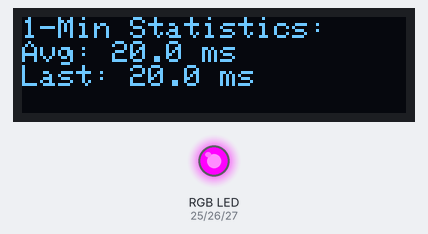
The sketch below on a simulated ESP32. Shown: 128×32 one-colour display, an RGB LED mixed from three pins (HIGH = lit). WiFi joins after 1.5 s; servers stay silent unless stated; the local clock reads 2024-03-15 10:24:30 at power-on unless the sketch sets it; what the sketch prints to the serial monitor is not drawn.

Above: at 3.6 s.
At 9.7 s:
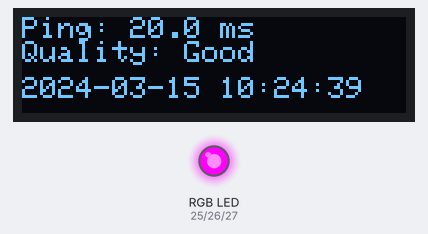
At 15.8 s:
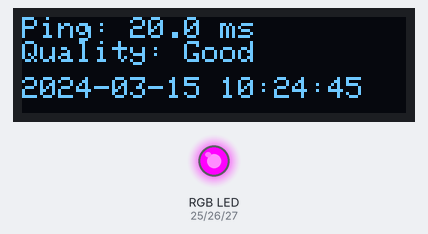
At 20.8 s:
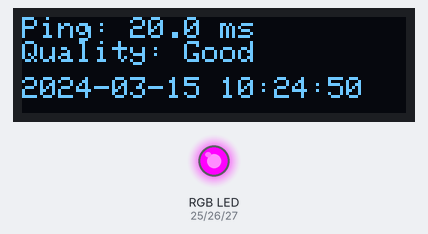
At 27.9 s:
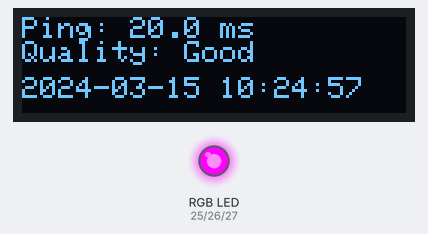
At 36.0 s:
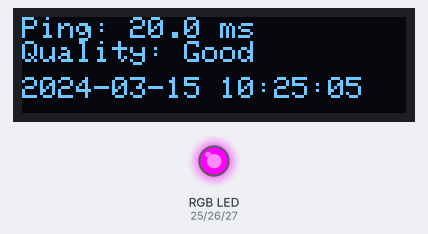

The sketch:

PING_INTERVAL.ino
```cpp
#include <Wire.h>
#include <Adafruit_GFX.h>
#include <Adafruit_SSD1306.h>
#include <ESP32Ping.h>
#include <WiFi.h>
#include <time.h>

#define SCREEN_WIDTH 128
#define SCREEN_HEIGHT 32
#define OLED_RESET -1
#define SCREEN_ADDRESS 0x3C

// กำหนดพินสำหรับ RGB LED
#define RED_PIN 25
#define GREEN_PIN 26
#define BLUE_PIN 27

Adafruit_SSD1306 display(SCREEN_WIDTH, SCREEN_HEIGHT, &Wire, OLED_RESET);

const char* ssid = "101-IOT";
const char* password = "10101010";
const char* remote_host = "1.1.1.1";
const char* ntpServer = "pool.ntp.org";
const long gmtOffset_sec = 25200;  // GMT+7
const int daylightOffset_sec = 0;

// ตัวแปรสำหรับเก็บค่า ping และคุณภาพ
float lastPingTime = 0;
String lastQuality = "";
unsigned long lastPingCheck = 0;
const unsigned long PING_INTERVAL = 5000; // 5 วินาที

// ตัวแปรสำหรับคำนวณค่าเฉลี่ย
const int MAX_SAMPLES = 12;  // จำนวนตัวอย่างใน 1 นาที (12 ครั้ง จาก ping ทุก 5 วินาที)
float pingSamples[MAX_SAMPLES];
int sampleIndex = 0;
float avgPingTime = 0;

// ตัวแปรสำหรับสลับหน้าจอ
bool showStats = false;
unsigned long screenToggleTime = 0;
const unsigned long SCREEN_TOGGLE_INTERVAL = 3000; // สลับหน้าจอทุก 3 วินาที

String getLocalDateTime()
{
  struct tm timeinfo;
  char dateTimeStringBuff[50];

  if(!getLocalTime(&timeinfo)){
    return "Failed to get time";
  }

  strftime(dateTimeStringBuff, sizeof(dateTimeStringBuff), "%Y-%m-%d %H:%M:%S", &timeinfo);
  return String(dateTimeStringBuff);
}

void updateLED() {
  // ปิดไฟ LED ทั้งหมดก่อน
  digitalWrite(RED_PIN, HIGH);
  digitalWrite(GREEN_PIN, HIGH);
  digitalWrite(BLUE_PIN, HIGH);

  if (lastPingTime < 35) {
    digitalWrite(GREEN_PIN, LOW);  // สีเขียว เมื่อ ping < 50ms
  } else if (lastPingTime > 200) {
    digitalWrite(RED_PIN, LOW);    // สีแดง เมื่อ ping > 200ms
  }
}

void updatePingAverage() {
  float sum = 0;
  int validSamples = 0;

  for(int i = 0; i < MAX_SAMPLES; i++) {
    if(pingSamples[i] > 0) {
      sum += pingSamples[i];
      validSamples++;
    }
  }

  if(validSamples > 0) {
    avgPingTime = sum / validSamples;
  } else {
    avgPingTime = 0;
  }
}

void displayDateTime() {
  display.clearDisplay();
  display.setCursor(0,0);
  display.println("Ping: " + String(lastPingTime, 1) + " ms");
  display.println("Quality: " + lastQuality);
  display.setCursor(0,20);
  display.println(getLocalDateTime());
  display.display();
}

void displayStats() {
  display.clearDisplay();
  display.setCursor(0,0);
  display.println("1-Min Statistics:");
  display.println("Avg: " + String(avgPingTime, 1) + " ms");
  display.println("Last: " + String(lastPingTime, 1) + " ms");
  display.display();
}

void checkPing() {
  if(Ping.ping(remote_host)) {
    lastPingTime = Ping.averageTime();

    // บันทึกค่าลงในอาเรย์
    pingSamples[sampleIndex] = lastPingTime;
    sampleIndex = (sampleIndex + 1) % MAX_SAMPLES;

    // คำนวณค่าเฉลี่ยใหม่
    updatePingAverage();

    if(lastPingTime < 20) {
      lastQuality = "Excellent";
    } else if(lastPingTime < 50) {
      lastQuality = "Good";
    } else if(lastPingTime < 100) {
      lastQuality = "Fair";
    } else {
      lastQuality = "Poor";
    }

    // อัพเดทสถานะ LED
    updateLED();

    Serial.println("Ping: " + String(lastPingTime, 1) + " ms");
    Serial.println("Avg Ping: " + String(avgPingTime, 1) + " ms");
  } else {
    lastPingTime = 0;
    lastQuality = "Failed";
    Serial.println("Ping failed");

    // กระพริบไฟแดงเมื่อ ping ล้มเหลว
    digitalWrite(RED_PIN, HIGH);
    delay(100);
    digitalWrite(RED_PIN, LOW);
  }
}

void setup() {
  Serial.begin(115200);

  // กำหนดค่า LED pins เป็น OUTPUT
  pinMode(RED_PIN, OUTPUT);
  pinMode(GREEN_PIN, OUTPUT);
  pinMode(BLUE_PIN, OUTPUT);

  // ปิดไฟ LED ทั้งหมดเมื่อเริ่มต้น
  digitalWrite(RED_PIN, LOW);
  digitalWrite(GREEN_PIN, LOW);
  digitalWrite(BLUE_PIN, LOW);

  // เริ่มต้นค่า pingSamples ด้วย 0
  for(int i = 0; i < MAX_SAMPLES; i++) {
    pingSamples[i] = 0;
  }

  if(!display.begin(SSD1306_SWITCHCAPVCC, SCREEN_ADDRESS)) {
    Serial.println(F("SSD1306 allocation failed"));
    for(;;);
  }
  display.clearDisplay();
  display.setTextSize(1);
  display.setTextColor(SSD1306_WHITE);

  WiFi.begin(ssid, password);
  while (WiFi.status() != WL_CONNECTED) {
    delay(500);
    Serial.print(".");
    display.clearDisplay();
    display.setCursor(0,0);
    display.println("Connecting to WiFi...");
    display.display();
  }

  configTime(gmtOffset_sec, daylightOffset_sec, ntpServer);
  checkPing();
}

void loop() {
  unsigned long currentMillis = millis();

  if(WiFi.status() == WL_CONNECTED) {
    // สลับหน้าจอทุก 3 วินาที
    if(currentMillis - screenToggleTime >= SCREEN_TOGGLE_INTERVAL) {
      showStats = !showStats;
      screenToggleTime = currentMillis;
    }

    // แสดงผลตามหน้าที่เลือก
    if(showStats) {
      displayStats();
    } else {
      displayDateTime();
    }

    // ตรวจสอบ ping ทุก 5 วินาที
    if(currentMillis - lastPingCheck >= PING_INTERVAL) {
      checkPing();
      lastPingCheck = currentMillis;
    }
  } else {
    display.clearDisplay();
    display.setCursor(0,0);
    display.println("WiFi disconnected");
    display.display();

    // กระพริบไฟน้ำเงินเมื่อ WiFi หลุด
    digitalWrite(BLUE_PIN, HIGH);
    delay(500);
    digitalWrite(BLUE_PIN, LOW);
    delay(500);
  }

  delay(1000);
}
```

Measured:
- what the display in image 0 shows lasts 4.0 s, from 3.6 s to 7.6 s
- what the display in image 1 shows lasts 1.0 s, from 9.7 s to 10.7 s
- what the display in image 2 shows lasts 2.0 s, from 15.7 s to 17.7 s
